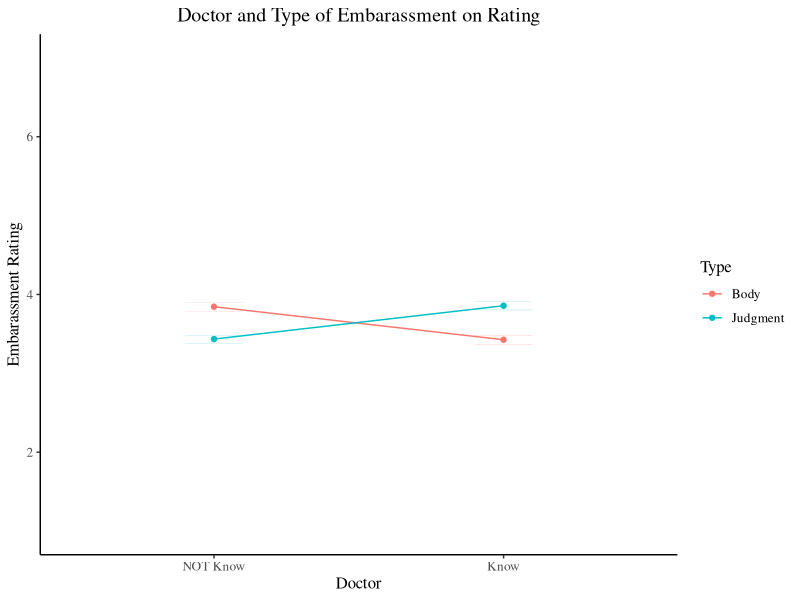
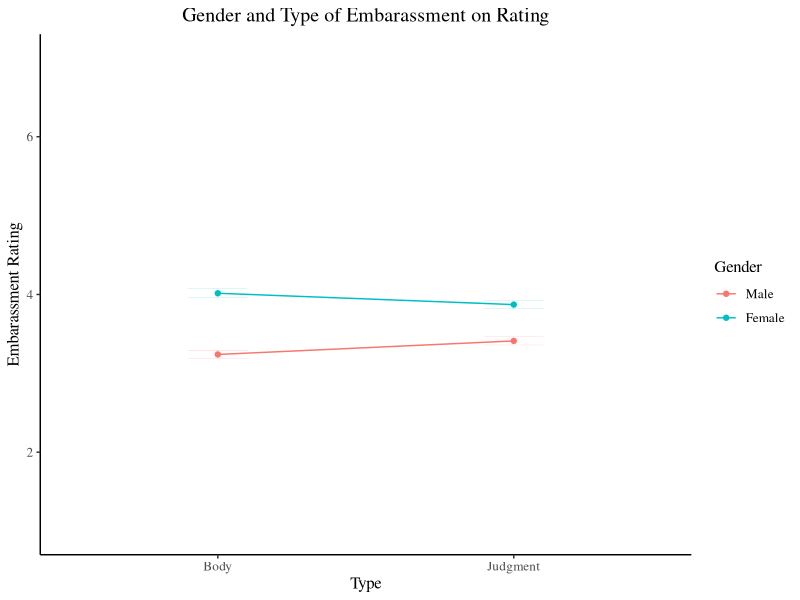
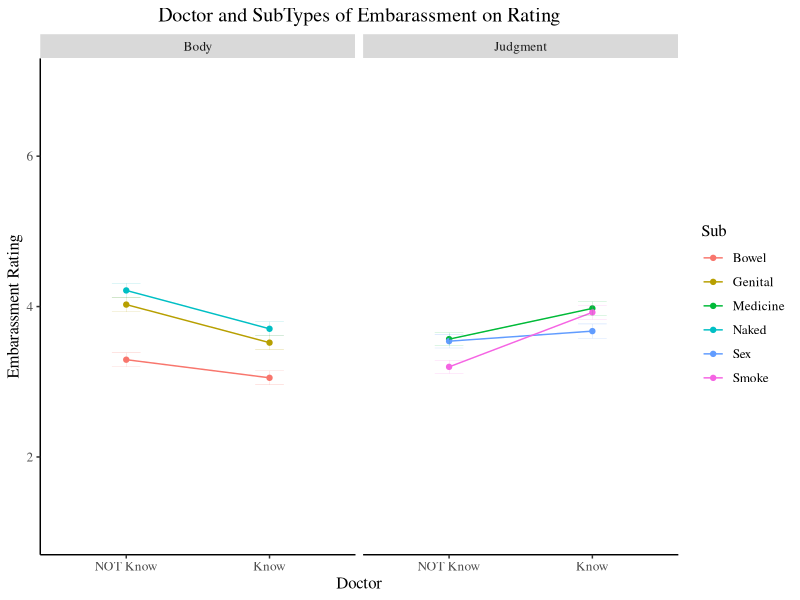
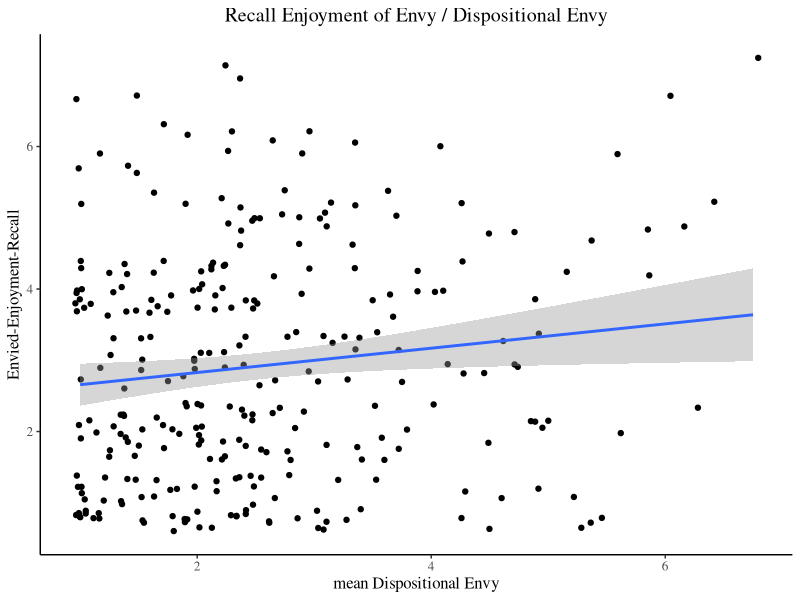
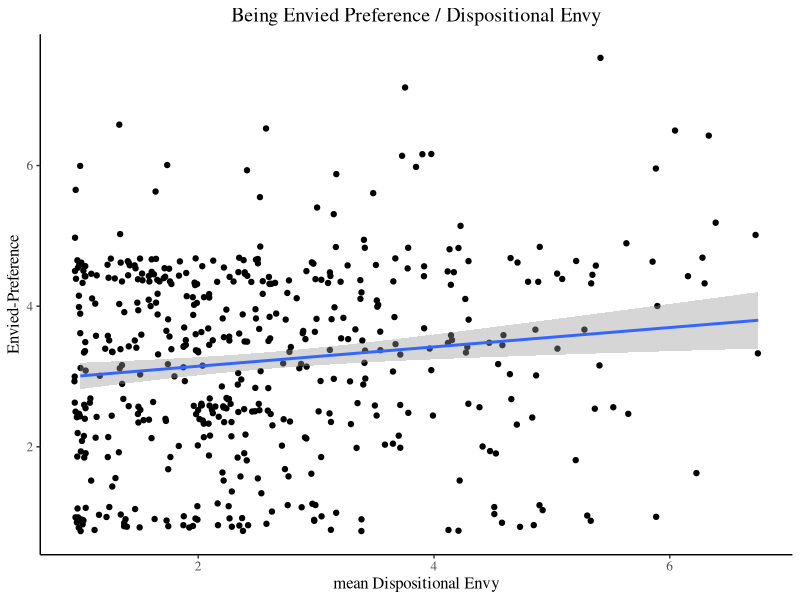
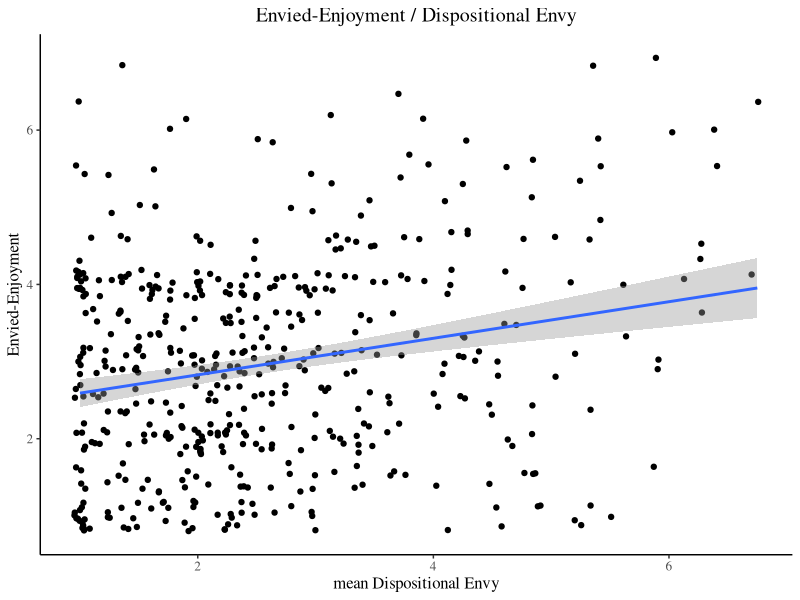

These figures' R source, in order: (Note: this script raises an error after producing the figures.)
## ---- chunk 1
#Load data
library(tidyverse)
Dat <- read.csv("Prolific-500participants-Numeric.csv",TRUE)
Dat1 <- Dat %>% filter(Consent == "1") 
nrow(Dat1 %>% filter( HighestDegree == 8))

STRANGE <- Dat1 %>% filter(is.na(Attention1))

#Delete the participants' data that fail the attention checks
Dat_attention_check_passed <- Dat1 %>% filter(Attention1 == 1)
Dat_attention_check_failed <- Dat1 %>% filter(Attention1 != 1)


type_gender_know <- Dat_attention_check_passed %>% select(Gender, Prolific.ID, starts_with(c("Body","Judgment")))
#type_gender_know <- 
  #type_gender_know %>% 
 # rename(Body.Naked_1 = Body.Naked._1, Body.Naked_2 = Body.Naked._2)
test <- type_gender_know %>% select(Gender, Body.Bowel_1, Body.Bowel_2)

test %>% pivot_longer(cols=c(Body.Bowel_1, Body.Bowel_2), names_to = "doctor_type", values_to = "scores", names_prefix="Body.Bowel_")

repeated_ready1 <- 
type_gender_know %>% 
  pivot_longer(cols = starts_with(c("Judgment", "Body")), 
                 values_to = "scores", 
                 names_to = (c("Type", "Sub", "Doctor")),
               names_pattern = c("(.*)\\.(.*)_(.)"))
## ---- chunk 2
# Doctor and Type or Embarrassment on Rating

repeated_ready1$Doctor <- as.factor(repeated_ready1$Doctor)
repeated_ready1$Doctor <- recode_factor(repeated_ready1$Doctor, "1" = "NOT Know","2" = "Know")

repeated_ready1%>% 
  ggplot() +
  aes(x = Doctor, color = Type, group = Type, y = scores) +
  stat_summary(fun.y = mean, geom = "point") +
  stat_summary(fun.y = mean, geom = "line")+
  labs(y = "Embarassment Rating")+
  theme (plot.title = element_text(hjust = 0.5), text = element_text(family = "serif", size = 12), 
         panel.grid.major = element_blank(), 
         panel.grid.minor = element_blank(),
         panel.background = element_blank(), 
         axis.line = element_line(colour = "black"))+
          ggtitle("Doctor and Type of Embarassment on Rating")+
          stat_summary(fun.data = "mean_se",geom = "errorbar", size = 0.05,width = 0.2)+
           scale_y_continuous(limits = c(1, 7))
 
## ---- chunk 3
# Gender and Type of Embarrassment on Rating
repeated_ready1$Gender <- as.factor(repeated_ready1$Gender)
repeated_ready1$Gender<- recode_factor(repeated_ready1$Gender, "1" = "Male","2" = "Female")
repeated_ready1%>% 
  ggplot() +
  aes(x = Type, color = Gender, group = Gender, y = scores) +
  stat_summary(fun.y = mean, geom = "point") +
  stat_summary(fun.y = mean, geom = "line")+
  labs(y = "Embarassment Rating")+
  theme (plot.title = element_text(hjust = 0.5), text = element_text(family = "serif", size = 12), 
         panel.grid.major = element_blank(), 
         panel.grid.minor = element_blank(),
         panel.background = element_blank(), 
         axis.line = element_line(colour = "black"))+
          ggtitle("Gender and Type of Embarassment on Rating")+
          stat_summary(fun.data = "mean_se",geom = "errorbar", size = 0.05,width = 0.2)+
           scale_y_continuous(limits = c(1, 7))
 
## ---- chunk 4
# Doctor and SubTypes of Embarassment on Rating
repeated_ready1%>% 
  ggplot() +
  aes(x = Doctor, color = Sub, group = Sub, y = scores) +
  stat_summary(fun.y = mean, geom = "point") +
  stat_summary(fun.y = mean, geom = "line")+
  labs(y = "Embarassment Rating")+
  theme (plot.title = element_text(hjust = 0.5), text = element_text(family = "serif", size = 12), 
         panel.grid.major = element_blank(), 
         panel.grid.minor = element_blank(),
         panel.background = element_blank(), 
         axis.line = element_line(colour = "black"))+
  ggtitle("Doctor and SubTypes of Embarassment on Rating")+
  stat_summary(fun.data = "mean_se",geom = "errorbar", size = 0.05,width = 0.2)+
   facet_wrap(.~Type)+
   scale_y_continuous(limits = c(1, 7))

 
## ---- chunk 5
## A sequential ANOVA approach


library(lme4)
m1 <- lmer(data=repeated_ready1, scores~1
+(1|Prolific.ID)+(1|Prolific.ID:Type)+(1|Prolific.ID:Doctor)+(1|Prolific.ID:Type:Doctor))
m2 <- lmer(data=repeated_ready1,scores~Gender+(1|Prolific.ID)+(1|Prolific.ID:Type)+(1|Prolific.ID:Doctor)+(1|Prolific.ID:Type:Doctor))
anova(m1,m2)
m3 <- lmer(data=repeated_ready1, scores~Gender+Type
+(1|Prolific.ID)+(1|Prolific.ID:Type)+(1|Prolific.ID:Doctor)+(1|Prolific.ID:Type:Doctor))
anova(m1,m2)
m4<- lmer(data=repeated_ready1, scores~Gender+Type+Doctor
+(1|Prolific.ID)+(1|Prolific.ID:Type)+(1|Prolific.ID:Doctor)+(1|Prolific.ID:Type:Doctor))
anova(m1,m2)
m5<- lmer(data=repeated_ready1,scores~Gender+Type+Doctor+Gender:Type+(1|Prolific.ID)+(1|Prolific.ID:Type)+(1|Prolific.ID:Doctor)+(1|Prolific.ID:Type:Doctor))
m6<- lmer(data=repeated_ready1,scores~Gender+Type+Doctor+Gender:Type+ Type:Doctor+(1|Prolific.ID)+(1|Prolific.ID:Type)+(1|Prolific.ID:Doctor)+(1|Prolific.ID:Type:Doctor))
m7 <- lmer(data=repeated_ready1,scores~Gender+Type+Doctor+Gender:Type+ Type:Doctor+ Gender:Doctor+(1|Prolific.ID)+(1|Prolific.ID:Type)+(1|Prolific.ID:Doctor)+(1|Prolific.ID:Type:Doctor))
m8 <- lmer(data=repeated_ready1,scores~Gender+Type+Doctor+Gender:Type+ Type:Doctor+ Gender:Doctor+ Type:Doctor:Gender+(1|Prolific.ID)+(1|Prolific.ID:Type)+(1|Prolific.ID:Doctor)+(1|Prolific.ID:Type:Doctor))

##Compare model:
anova(m1,m2)
anova(m2,m3)
anova(m3,m4)
anova(m4,m5)
anova(m5,m6)
anova(m6,m7)
anova(m7,m8)



## ---- chunk 6

Dat1<- Dat_attention_check_passed %>% mutate(DispEnvy = (Envy1+Envy2+Envy3+Envy4+Envy5+Envy6+Envy7+Envy8)/8)
Dat1<- Dat1 %>% mutate(EnviedPreference=(Envied.PA.Preference+Envied.FC.Preference)/2)
Dat1<- Dat1 %>% mutate(EnviedEnjoyment=(Envied.PA.Enjoyment+Envied.FC.Enjoyment)/2)
## ---- chunk 7
ggplot(Dat1, aes(x= DispEnvy, y = Dat1$Envied.Enjoyment))+
  geom_jitter()+
  labs(y = "Envied-Enjoyment-Recall", x = "mean Dispositional Envy")+
  theme (plot.title = element_text(hjust = 0.5), text = element_text(family = "serif", size = 12), panel.grid.major = element_blank(), panel.grid.minor = element_blank(),panel.background = element_blank(), axis.line = element_line(colour = "black"))+ geom_smooth(method = lm)+ ggtitle("Recall Enjoyment of Envy / Dispositional Envy")

cor.test(Dat1$DispEnvy,Dat1$Envied.Enjoyment)


## ---- chunk 8

ggplot(Dat1, aes(x= DispEnvy, y = Dat1$EnviedPreference))+
  geom_jitter()+
  labs(y = "Envied-Preference", x = "mean Dispositional Envy")+
  theme (plot.title = element_text(hjust = 0.5), text = element_text(family = "serif", size = 12), 
         panel.grid.major = element_blank(), 
         panel.grid.minor = element_blank(),
         panel.background = element_blank(), 
         axis.line = element_line(colour = "black"))+
         geom_smooth(method = lm)+
         ggtitle("Being Envied Preference / Dispositional Envy")

cor.test(Dat1$DispEnvy,Dat1$EnviedPreference)


## ---- chunk 9

ggplot(Dat1, aes(x= DispEnvy, y = Dat1$EnviedEnjoyment))+
  geom_jitter()+
  labs(y = "Envied-Enjoyment", x = "mean Dispositional Envy")+
  theme (plot.title = element_text(hjust = 0.5), text = element_text(family = "serif", size = 12), 
         panel.grid.major = element_blank(), 
         panel.grid.minor = element_blank(),
         panel.background = element_blank(), 
         axis.line = element_line(colour = "black"))+
         geom_smooth(method = lm)+
         ggtitle("Envied-Enjoyment / Dispositional Envy")


cor.test(Dat1$DispEnvy,Dat1$EnviedEnjoyment)

## ---- chunk 10
# A sequential ANOVA approach
library(tidyverse)
repeated_ready_avg <- repeated_ready1 %>% group_by(Doctor,Type,Prolific.ID,Gender)%>% summarize(score_avg = mean(scores))

install.packages("lme4")
library(lme4)

m1 <- lmer(data=repeated_ready_avg, score_avg~1+(1|Prolific.ID))
m2 <- lmer(data=repeated_ready_avg,score_avg~Gender+(1|Prolific.ID))
anova(m1,m2)
m3 <- lmer(data=repeated_ready_avg, score_avg~Gender+Type
+(1|Prolific.ID))
anova(m1,m2)
m4<- lmer(data=repeated_ready_avg, score_avg~Gender+Type+Doctor
+(1|Prolific.ID))
anova(m1,m2)
m5<- lmer(data=repeated_ready_avg,score_avg~Gender+Type+Doctor+Gender:Type+(1|Prolific.ID))
m6<- lmer(data=repeated_ready_avg,score_avg~Gender+Type+Doctor+Gender:Type+ Type:Doctor+(1|Prolific.ID))
          
m7 <- lmer(data=repeated_ready_avg,score_avg~Gender+Type+Doctor+Gender:Type+ Type:Doctor+ Gender:Doctor+(1|Prolific.ID))
           
m8 <- lmer(data=repeated_ready_avg,score_avg~Gender+Type+Doctor+Gender:Type+ Type:Doctor+ Gender:Doctor+ Type:Doctor:Gender+(1|Prolific.ID))


library(lmerTest)
summary(m8)

           
          
##Compare model:
anova(m1,m2)
anova(m2,m3)
anova(m3,m4)
anova(m4,m5)
anova(m5,m6)
anova(m6,m7)
anova(m7,m8)
## ---- chunk 11

DataA1 <- Dat_attention_check_passed %>% filter(Mispresent != 3 & Physician.Previous != 3)
DataA1$Mispresent = recode_factor(DataA1$Mispresent, "1" = "Misrepresent-Yes","2" = "Misrepresent-NO")
DataA1$Physician.Previous = recode_factor(DataA1$Physician.Previous, "1" = "PreviousSeenPhysician-Yes","2" = "PreviousSeenPhysician-No")

table(DataA1$Physician.Previous,DataA1$Mispresent)

chisq.test(DataA1$Physician.Previous,DataA1$Mispresent)

anova(A1, test = 'LRT')

## ---- chunk 12
DataA2 <- Dat_attention_check_passed %>% filter(Physician.Gender != 3)
DataA2$Gender = recode_factor(DataA2$Gender, "1"= "Male","2" = "Female")
DataA2$Physician.Gender= recode_factor(DataA2$Physician.Gender, "1" = "Male", "2" = "Female")

A2.1 <- lm(BodilyEmbarrassment~ Physician.Gender+Gender, data = DataA2 )
A2.2<- lm(BodilyEmbarrassment ~ Physician.Gender+Gender+Physician.Gender:Gender,data = DataA2)

anova(A2.1)

anova(A2.1,A2.2)


## ---- chunk 13
DataA2 %>% ggplot() +
aes(x = Physician.Gender, color = Gender, group = Gender, y = BodilyEmbarrassment) +
stat_summary(fun.y = mean, geom = "point") +
stat_summary(fun.y = mean, geom = "line")+
labs(y = "Embarrassment Rating", x = "Gender of Physician")+
theme (plot.title = element_text(hjust = 0.5), text = element_text(family = "serif", size = 12), panel.grid.major = element_blank(), panel.grid.minor = element_blank(),panel.background = element_blank(), axis.line = element_line(colour = "black"))+
ggtitle(" Patient-Gender/Physician-Gender on the examination embarassment")+
stat_summary(fun.data = "mean_se",geom = "errorbar", size = 0.05,width = 0.2)+
scale_y_continuous(limits = c(1, 7))

## ---- chunk 14
library(tidyverse)
DataA3 <- Dat_attention_check_passed %>% filter(Physician.Gender != 3 & ExaminePrivate != 3)
DataA3$ExaminePrivate = recode_factor(DataA3$ExaminePrivate, "1" = "1","2" = "0")
DataA3$Gender = recode_factor(DataA3$Gender, "1"= "Male","2" = "Female")
DataA3$Physician.Gender= recode_factor(DataA3$Physician.Gender, "1" = "Male", "2" = "Female")
A3.1<- glm(formula = ExaminePrivate~ Physician.Gender+Gender, family = "binomial",data = DataA3)
A3.2 <- glm(formula = ExaminePrivate~ Physician.Gender*Gender, family = "binomial",data = DataA3)
summary(A3.2)
#Model Comparison
anova(A3.1,A3.2,test = "Chisq")
library(ggplot2)
library(dplyr)

DataA3$ExaminePrivate = as.numeric(DataA3$ExaminePrivate)

Pivot1 = DataA3 %>%group_by(Physician.Gender,Gender) %>% summarise(ExaminePrivateRate = mean(ExaminePrivate)-1)

Pivot1%>% ggplot()+aes(x= Physician.Gender,group =Gender,color = Gender,y= ExaminePrivateRate)+
geom_point()+
geom_line()+
theme (plot.title = element_text(hjust = 0.5), text = element_text(family = "serif", size = 12), panel.grid.major = element_blank(), panel.grid.minor = element_blank(),panel.background = element_blank(), axis.line = element_line(colour = "black"))+
ggtitle("Gender Participant/Physician on Rate of Examine Private Part")
## ---- chunk 15
DataA4 <- Dat_attention_check_passed %>% filter(Physician.Gender != 3 & ExaminePrivate != 3 &Chaperone.Presence != 5)
DataA4$Gender = recode_factor(DataA4$Gender, "1"= "Male","2" = "Female")
DataA4$Physician.Gender= recode_factor(DataA4$Physician.Gender, "1" = "Male", "2" = "Female")
DataA4$Chaperone.Presence = recode_factor(DataA4$Chaperone.Presence, "1" = "0", "2" = "1", "4" = "1")

A4.1<- glm(formula = Chaperone.Presence~ Physician.Gender+Gender, family = "binomial",data = DataA4)
A4.2 <- glm(formula = Chaperone.Presence~ Physician.Gender*Gender, family = "binomial",data = DataA4)

summary(A4.1)
#Model Comparison
anova(A4.1,A4.2,test = "Chisq")

DataA4$Chaperone.Presence = as.numeric(DataA4$Chaperone.Presence)

Pivot2 = DataA4 %>%group_by(Physician.Gender,Gender) %>% summarise(ChaperonePresentRate = mean(Chaperone.Presence)-1)

Pivot2%>% ggplot()+aes(x= Physician.Gender,group =Gender,color = Gender,y= ChaperonePresentRate)+
geom_point()+
geom_line()+
theme(plot.title = element_text(hjust = 0.5), text = element_text(family = "serif", size = 12), panel.grid.major = element_blank(), panel.grid.minor = element_blank(),panel.background = element_blank(), axis.line = element_line(colour = "black"))+
ggtitle("Gender Participant/Physician on Rate of ChaperonePresentRate")


## ---- chunk 16
DataA5 <- Dat_attention_check_passed %>% filter(Chaperone.Attitude!= "NA")
DataA5$Chaperone.Attitude = recode_factor(DataA5$Chaperone.Attitude, "1" = " Prefer_No", "2" = "Slightly_Prefer_No", "3" = "Prefer_ifFemale", "4" = "Prefer_ifMale", "5" = "Prefer" , "6" = "Prefer", "7" = "No Preference")

library(ggplot2)
library(dplyr)
data <- DataA5%>% 
    group_by(Chaperone.Attitude) %>% 
    summarise(count = n())

data %>% 
    ggplot(aes(x = Chaperone.Attitude, y = count)) +
    geom_col()+labs(x = "Chaperone Preference Attitue")+ggtitle("Chaperone Preference distribution" )


## ---- chunk 17
DataA6 <- Dat_attention_check_passed %>% filter(Chaperone.Presence!= 1 &Chaperone.Presence!= 5)
DataA6$Chaperone.Present.Gender = recode_factor(DataA6$Chaperone.Presence, "2" = "Chaperone -Female", "4" = "Chaperone-Male")
DataA6$Gender = recode_factor(DataA6$Gender, "1" = "Participant-Male", "2" = "Participant-Female")

table(DataA6$Chaperone.Present.Gender,DataA6$Gender)

chisq.test(DataA6$Physician.Previous,DataA6$Gender)


## ---- chunk 18

DataA7 <- Dat_attention_check_passed %>% filter(ExaminePrivate != 3 &Chaperone.Presence != 5)
DataA7$Gender = recode_factor(DataA7$Gender, "1"= "Male","2" = "Female")
DataA7$Chaperone.Presence = recode_factor(DataA7$Chaperone.Presence, "1" = "NO Chaperone", "2" = "Chaperone Present", "4" = "Chaperone Present")

table(DataA7$Chaperone.Presence,DataA7$Gender)
chisq.test(DataA7$Chaperone.Presence,DataA7$Gender)
